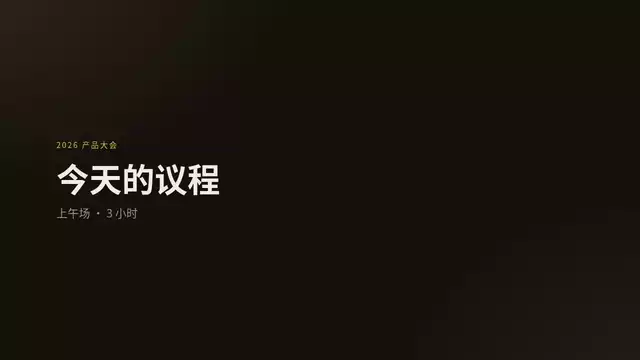
#> input picture previews/pages/agenda-list.webp, 640 x 360 px; its folder holds only this picture in this run
$ python make-posters.py
#> lines starting #> are read from the running program, lines starting #| are printed output that depends on the picture
#!/usr/bin/env python3
"""从 previews/pages/*.webp 里为每个页面挑一帧最丰富的画面，存成 site/posters/<名称>.jpg。
展示站的卡片默认显示海报，悬停时才换成动图。
  python3 scripts/make-posters.py"""
import glob, os
from PIL import Image, ImageStat

ROOT = os.path.dirname(os.path.dirname(os.path.abspath(__file__)))
OUT = os.path.join(ROOT, "site", "posters")
os.makedirs(OUT, exist_ok=True)

n = 0
for p in sorted(glob.glob(os.path.join(ROOT, "previews", "pages", "*.webp"))):
    name = os.path.basename(p)[:-5]
    im = Image.open(p)
#> im is the input picture: PIL image 640x360 RGBA; mean R, G, B, A 26, 20.3, 13.7, 255
    total = im.n_frames
#> total = 50
    best, best_score = None, -1
    # 只看后 60% 的帧，隔几帧取一张，选像素差异最大（内容最丰富）的
    for i in range(int(total * 0.4), total, max(1, total // 24)):
        im.seek(i)
        f = im.convert("RGB")
        score = sum(ImageStat.Stat(f).stddev)
        if score > best_score:
            best, best_score = f.copy(), score
#> this loop made 15 passes
#> (score, best_score) on passes 1 to 3: (91.13, 91.13), (92.2, 92.2), (92.68, 92.68)
#> score on passes 4 to 9: 92.6, 84.47, 80.01, 77.2, 76.34, 75.85
#> pass 1, `f = im.convert("RGB")`:
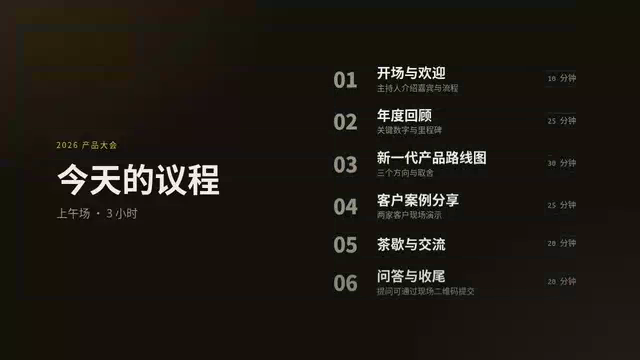
#> f: PIL image 640x360 RGB; mean R, G, B 29.1, 24.4, 17.8
#> after the loop:
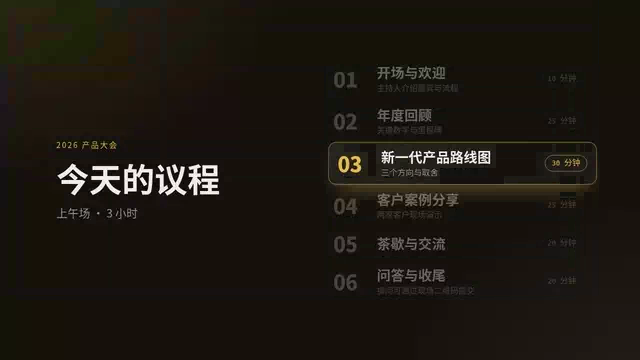
#> f: PIL image 640x360 RGB; mean R, G, B 28.6, 23.7, 16.8
#> after the loop, best_score = 92.68
    best.save(os.path.join(OUT, name + ".jpg"), quality=82, optimize=True)
    n += 1
print(f"{n} 张海报 -> {OUT}")

$ run again, on previews/pages/chat-bubbles.webp
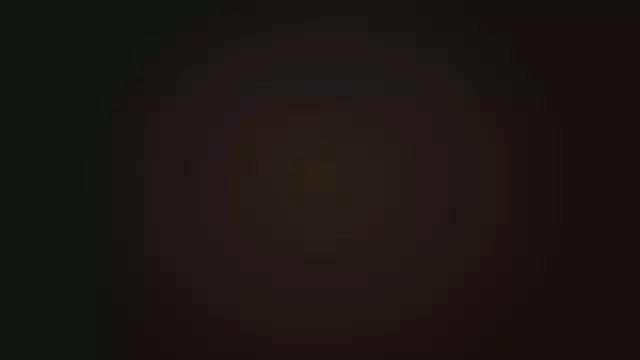
#> input picture previews/pages/chat-bubbles.webp, 640 x 360 px
#> im is the input picture: PIL image 640x360 RGBA; mean R, G, B, A 25, 21, 18.7, 255
#> total = 188
#> the loop `for i in range(int(total * 0.4), total, max(1, total // 24)):` made 17 passes
#> (score, best_score) on passes 1, 4, 5, 6, 7, 8, 9, 10: (84.43, 84.43), (84.45, 84.45), (87.43, 87.43), (149.5, 149.5), (149.7, 149.7), (150, 150), (152.3, 152.3), (156.9, 156.9)
#> after the loop `for i in range(int(total * 0.4), total, max(1, total // 24)):`:
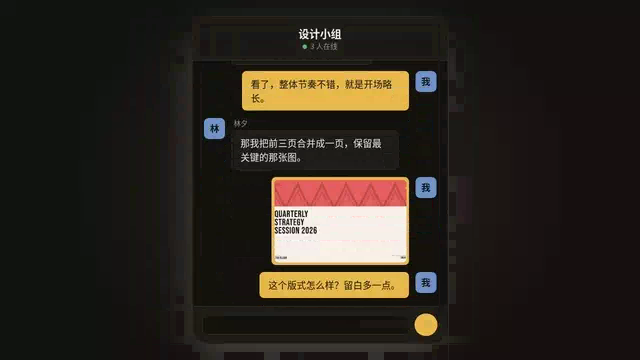
#> best: PIL image 640x360 RGB; mean R, G, B 44.4, 38, 30.5
#> after the loop `for i in range(int(total * 0.4), total, max(1, total // 24)):`:
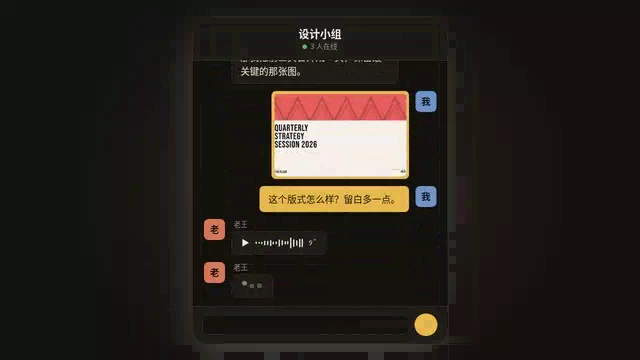
#> f: PIL image 640x360 RGB; mean R, G, B 39, 33.4, 28.2
#> after the loop `for i in range(int(total * 0.4), total, max(1, total // 24)):`: best_score = 156.9
